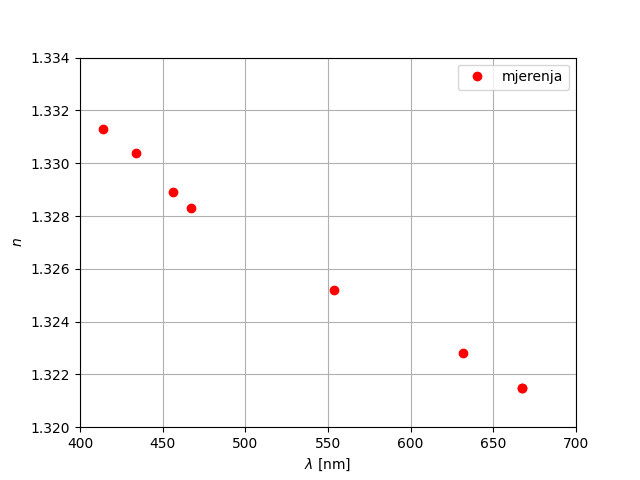

This figure's Python source:
from turtle import color
import matplotlib.pyplot as plt
import numpy as np
import math

# Data for plotting
x = np.arange(0, 90, 0.01)

# (lambda, n) mjerenja
x1, y1 = (667.24, 1.3215)
x2, y2 = (631.52, 1.3228)
x3, y3 = (553.6, 1.3252)
x4, y4 = (467.31, 1.3283)
x5, y5 = (456.13, 1.3289)
x6, y6 = (434.17, 1.3304)
x7, y7 = (414.01, 1.3313)

fig, ax = plt.subplots()
plt.plot(x1, y1, 'ro')
plt.plot(x2, y2, 'ro')
plt.plot(x3, y3, 'ro')
plt.plot(x4, y4, 'ro')
plt.plot(x5, y5, 'ro')
plt.plot(x6, y6, 'ro')
plt.plot(x7, y7, 'ro')

ax.set(xlabel='$\lambda$ [nm]', ylabel='$n$')
ax.grid()

ax = plt.gca()
ax.set_xlim([400, 700])
ax.set_ylim([1.32, 1.334])

plt.plot(x1, y1, "ro", label="mjerenja")
plt.legend(loc="upper right")

fig.savefig("vj4_vodena.png")

plt.show()